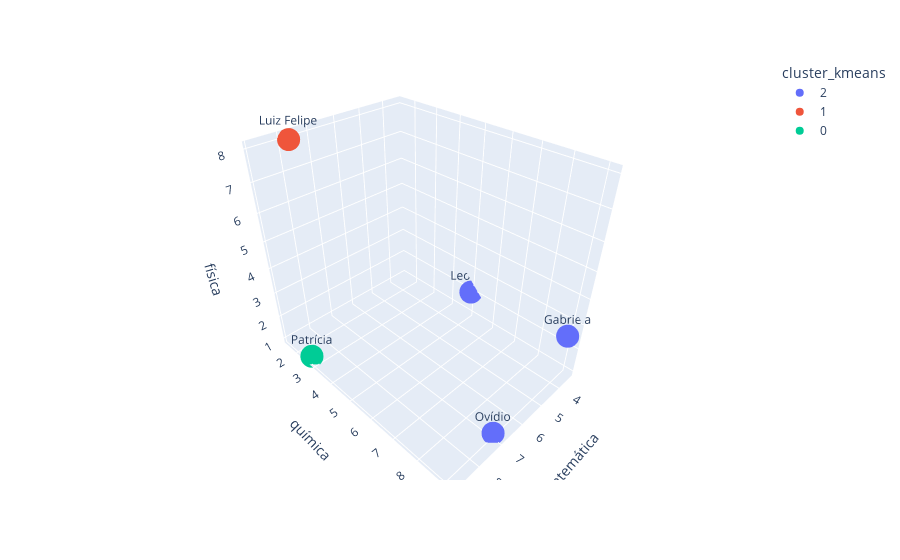

The cell this chart's notebook holds for it:
### Code cell
# Gráfico 3D dos clusters.
fig = px.scatter_3d(dados_vest, x='matemática', y='química', z='física',color='cluster_kmeans', text=dados_vest.estudante)
fig.show()

### Figure 1 — Plotly figure (JSON) as saved in the notebook; plotly's stock layout.template omitted (floating-point values rounded to 4 significant figures)
{"data": [{"hovertemplate": "cluster_kmeans=2<br>matemática=%{x}<br>química=%{y}<br>física=%{z}<br>estudante=%{text}<extra></extra>", "legendgroup": "2", "marker": {"color": "#636efa", "symbol": "circle"}, "mode": "markers+text", "name": "2", "scene": "scene", "showlegend": true, "text": ["Gabriela", "Ovídio", "Leonor"], "type": "scatter3d", "x": [3.7, 7, 3.4], "y": [9.1, 9, 5], "z": [2.7, 1, 2]}, {"hovertemplate": "cluster_kmeans=1<br>matemática=%{x}<br>química=%{y}<br>física=%{z}<br>estudante=%{text}<extra></extra>", "legendgroup": "1", "marker": {"color": "#EF553B", "symbol": "circle"}, "mode": "markers+text", "name": "1", "scene": "scene", "showlegend": true, "text": ["Luiz Felipe"], "type": "scatter3d", "x": [7.8], "y": [1.5], "z": [8]}, {"hovertemplate": "cluster_kmeans=0<br>matemática=%{x}<br>química=%{y}<br>física=%{z}<br>estudante=%{text}<extra></extra>", "legendgroup": "0", "marker": {"color": "#00cc96", "symbol": "circle"}, "mode": "markers+text", "name": "0", "scene": "scene", "showlegend": true, "text": ["Patrícia"], "type": "scatter3d", "x": [8.9], "y": [2.7], "z": [1]}], "layout": {"legend": {"title": {"text": "cluster_kmeans"}, "tracegroupgap": 0}, "margin": {"t": 60}, "scene": {"domain": {"x": [0, 1], "y": [0, 1]}, "xaxis": {"title": {"text": "matemática"}}, "yaxis": {"title": {"text": "química"}}, "zaxis": {"title": {"text": "física"}}}}}
